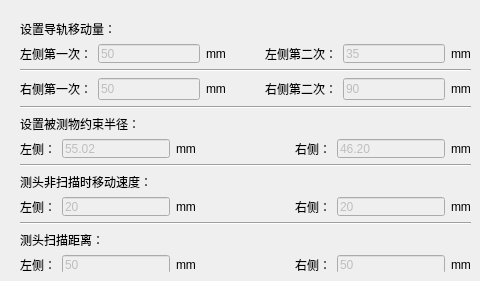
     <widget class="QWidget" name="tab_8">
      <attribute name="title">
       <string>工步4</string>
      </attribute>
      <widget class="QWidget" name="layoutWidget_13">
       <property name="geometry">
        <rect>
         <x>20</x>
         <y>20</y>
         <width>451</width>
         <height>252</height>
        </rect>
       </property>
       <layout class="QVBoxLayout" name="verticalLayout_8">
        <item>
         <layout class="QVBoxLayout" name="verticalLayout_37">
          <item>
           <widget class="QLabel" name="label_194">
            <property name="text">
             <string>设置导轨移动量：</string>
            </property>
           </widget>
          </item>
          <item>
           <layout class="QHBoxLayout" name="horizontalLayout_51">
            <item>
             <widget class="QLabel" name="label_195">
              <property name="text">
               <string>左侧第一次：</string>
              </property>
             </widget>
            </item>
            <item>
             <widget class="QLineEdit" name="LeftRunFirst_StepFour">
              <property name="enabled">
               <bool>false</bool>
              </property>
              <property name="text">
               <string>50</string>
              </property>
             </widget>
            </item>
            <item>
             <widget class="QLabel" name="label_196">
              <property name="text">
               <string>mm</string>
              </property>
             </widget>
            </item>
            <item>
             <spacer name="horizontalSpacer_38">
              <property name="orientation">
               <enum>Qt::Horizontal</enum>
              </property>
              <property name="sizeHint" stdset="0">
               <size>
                <width>40</width>
                <height>20</height>
               </size>
              </property>
             </spacer>
            </item>
            <item>
             <widget class="QLabel" name="label_197">
              <property name="text">
               <string>左侧第二次：</string>
              </property>
             </widget>
            </item>
            <item>
             <widget class="QLineEdit" name="LeftRunSecond_StepFour">
              <property name="enabled">
               <bool>false</bool>
              </property>
              <property name="text">
               <string>35</string>
              </property>
             </widget>
            </item>
            <item>
             <widget class="QLabel" name="label_198">
              <property name="text">
               <string>mm</string>
              </property>
             </widget>
            </item>
           </layout>
          </item>
         </layout>
        </item>
        <item>
         <widget class="Line" name="line_28">
          <property name="orientation">
           <enum>Qt::Horizontal</enum>
          </property>
         </widget>
        </item>
        <item>
         <layout class="QHBoxLayout" name="horizontalLayout_52">
          <item>
           <widget class="QLabel" name="label_199">
            <property name="text">
             <string>右侧第一次：</string>
            </property>
           </widget>
          </item>
          <item>
           <widget class="QLineEdit" name="RightRunFirst_StepFour">
            <property name="enabled">
             <bool>false</bool>
            </property>
            <property name="text">
             <string>50</string>
            </property>
           </widget>
          </item>
          <item>
           <widget class="QLabel" name="label_200">
            <property name="text">
             <string>mm</string>
            </property>
           </widget>
          </item>
          <item>
           <spacer name="horizontalSpacer_39">
            <property name="orientation">
             <enum>Qt::Horizontal</enum>
            </property>
            <property name="sizeHint" stdset="0">
             <size>
              <width>40</width>
              <height>20</height>
             </size>
            </property>
           </spacer>
          </item>
          <item>
           <widget class="QLabel" name="label_201">
            <property name="text">
             <string>右侧第二次：</string>
            </property>
           </widget>
          </item>
          <item>
           <widget class="QLineEdit" name="RightRunSecond_StepFour">
            <property name="enabled">
             <bool>false</bool>
            </property>
            <property name="text">
             <string>90</string>
            </property>
           </widget>
          </item>
          <item>
           <widget class="QLabel" name="label_202">
            <property name="text">
             <string>mm</string>
            </property>
           </widget>
          </item>
         </layout>
        </item>
        <item>
         <widget class="Line" name="line_29">
          <property name="orientation">
           <enum>Qt::Horizontal</enum>
          </property>
         </widget>
        </item>
        <item>
         <layout class="QVBoxLayout" name="verticalLayout_38">
          <item>
           <widget class="QLabel" name="label_203">
            <property name="text">
             <string>设置被测物约束半径：</string>
            </property>
           </widget>
          </item>
          <item>
           <layout class="QHBoxLayout" name="horizontalLayout_53">
            <item>
             <widget class="QLabel" name="label_204">
              <property name="text">
               <string>左侧：</string>
              </property>
             </widget>
            </item>
            <item>
             <widget class="QLineEdit" name="LeftRestrictRadius_StepFour">
              <property name="enabled">
               <bool>false</bool>
              </property>
              <property name="text">
               <string>55.02</string>
              </property>
             </widget>
            </item>
            <item>
             <widget class="QLabel" name="label_205">
              <property name="text">
               <string>mm</string>
              </property>
             </widget>
            </item>
            <item>
             <spacer name="horizontalSpacer_40">
              <property name="orientation">
               <enum>Qt::Horizontal</enum>
              </property>
              <property name="sizeHint" stdset="0">
               <size>
                <width>40</width>
                <height>20</height>
               </size>
              </property>
             </spacer>
            </item>
            <item>
             <widget class="QLabel" name="label_206">
              <property name="text">
               <string>右侧：</string>
              </property>
             </widget>
            </item>
            <item>
             <widget class="QLineEdit" name="RightRestrictRadius_StepFour">
              <property name="enabled">
               <bool>false</bool>
              </property>
              <property name="text">
               <string>46.20</string>
              </property>
             </widget>
            </item>
            <item>
             <widget class="QLabel" name="label_207">
              <property name="text">
               <string>mm</string>
              </property>
             </widget>
            </item>
           </layout>
          </item>
         </layout>
        </item>
        <item>
         <widget class="Line" name="line_30">
          <property name="orientation">
           <enum>Qt::Horizontal</enum>
          </property>
         </widget>
        </item>
        <item>
         <layout class="QVBoxLayout" name="verticalLayout_46">
          <item>
           <widget class="QLabel" name="label_247">
            <property name="text">
             <string>测头非扫描时移动速度：</string>
            </property>
           </widget>
          </item>
          <item>
           <layout class="QHBoxLayout" name="horizontalLayout_62">
            <item>
             <widget class="QLabel" name="label_248">
              <property name="text">
               <string>左侧：</string>
              </property>
             </widget>
            </item>
            <item>
             <widget class="QLineEdit" name="LeftCameraNoScanSpeed_StepFour">
              <property name="enabled">
               <bool>false</bool>
              </property>
              <property name="text">
               <string>20</string>
              </property>
             </widget>
            </item>
            <item>
             <widget class="QLabel" name="label_249">
              <property name="text">
               <string>mm</string>
              </property>
             </widget>
            </item>
            <item>
             <spacer name="horizontalSpacer_49">
              <property name="orientation">
               <enum>Qt::Horizontal</enum>
              </property>
              <property name="sizeHint" stdset="0">
               <size>
                <width>40</width>
                <height>20</height>
               </size>
              </property>
             </spacer>
            </item>
            <item>
             <widget class="QLabel" name="label_250">
              <property name="text">
               <string>右侧：</string>
              </property>
             </widget>
            </item>
            <item>
             <widget class="QLineEdit" name="RightCameraNoScanSpeed_StepFour">
              <property name="enabled">
               <bool>false</bool>
              </property>
              <property name="text">
               <string>20</string>
              </property>
             </widget>
            </item>
            <item>
             <widget class="QLabel" name="label_251">
              <property name="text">
               <string>mm</string>
              </property>
             </widget>
            </item>
           </layout>
          </item>
         </layout>
        </item>
        <item>
         <widget class="Line" name="line_4">
          <property name="orientation">
           <enum>Qt::Horizontal</enum>
          </property>
         </widget>
        </item>
        <item>
         <layout class="QVBoxLayout" name="verticalLayout_39">
          <item>
           <widget class="QLabel" name="label_208">
            <property name="text">
             <string>测头扫描距离：</string>
            </property>
           </widget>
          </item>
          <item>
           <layout class="QHBoxLayout" name="horizontalLayout_54">
            <item>
             <widget class="QLabel" name="label_209">
              <property name="text">
               <string>左侧：</string>
              </property>
             </widget>
            </item>
            <item>
             <widget class="QLineEdit" name="LeftCameraScan_StepFour">
              <property name="enabled">
               <bool>false</bool>
              </property>
              <property name="text">
               <string>50</string>
              </property>
             </widget>
            </item>
            <item>
             <widget class="QLabel" name="label_210">
              <property name="text">
               <string>mm</string>
              </property>
             </widget>
            </item>
            <item>
             <spacer name="horizontalSpacer_41">
              <property name="orientation">
               <enum>Qt::Horizontal</enum>
              </property>
              <property name="sizeHint" stdset="0">
               <size>
                <width>40</width>
                <height>20</height>
               </size>
              </property>
             </spacer>
            </item>
            <item>
             <widget class="QLabel" name="label_211">
              <property name="text">
               <string>右侧：</string>
              </property>
             </widget>
            </item>
            <item>
             <widget class="QLineEdit" name="RightCameraScan_StepFour">
              <property name="enabled">
               <bool>false</bool>
              </property>
              <property name="text">
               <string>50</string>
              </property>
             </widget>
            </item>
            <item>
             <widget class="QLabel" name="label_212">
              <property name="text">
               <string>mm</string>
              </property>
             </widget>
            </item>
           </layout>
          </item>
         </layout>
        </item>
       </layout>
      </widget>
     </widget>
